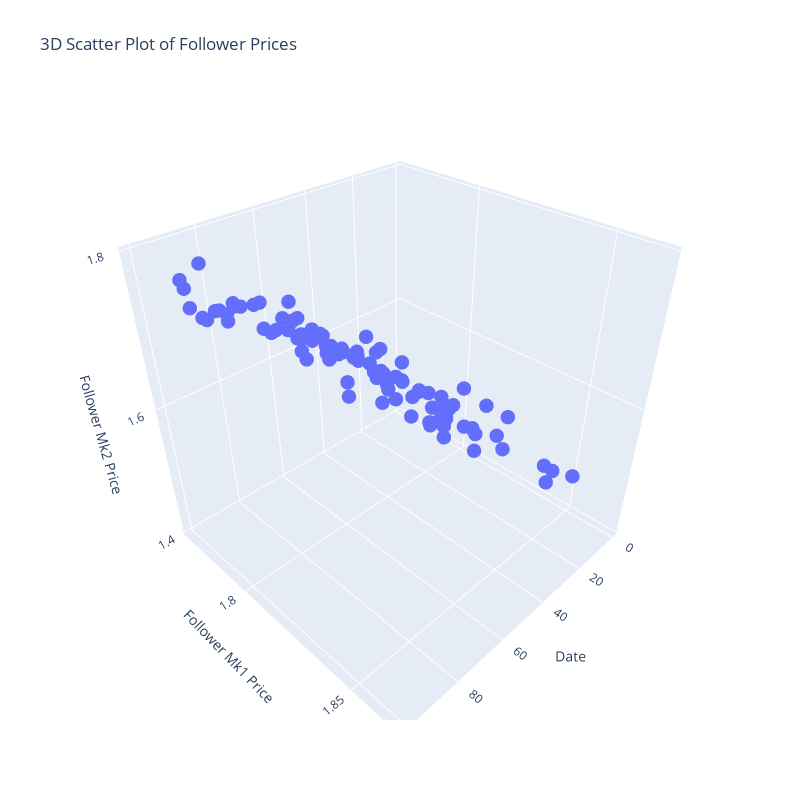

Notebook code cell kept with this figure:
### Code cell
# 3d scatter plot of mk1 follower price vs mk2 follower price vs mk3 follower price
import plotly.express as px
import pandas as pd
import numpy as np


# Create a new DataFrame with the follower prices
follower_prices = pd.DataFrame({
    'Follower Mk1': f1m["Follower's Price"],
    'Follower Mk2': f2m["Follower's Price"],
})
follower_prices['Date'] = range(1, len(follower_prices) + 1)
follower_prices = follower_prices.dropna()  # Drop rows with NaN values
follower_prices = follower_prices.reset_index(drop=True)

# Create a 3D scatter plot
fig = px.scatter_3d(follower_prices, x='Date', y='Follower Mk1', z='Follower Mk2',
                    title="3D Scatter Plot of Follower Prices",
                    labels={'Date': "Date", 'Follower Mk1': "Follower Mk1 Price", 'Follower Mk2': "Follower Mk2 Price"},
                    width=800, height=800)
fig.update_traces(marker=dict(size=5), selector=dict(mode='markers'))

fig.show()

### Figure 1 — Plotly figure (JSON) as saved in the notebook; plotly's stock layout.template omitted (floating-point values rounded to 4 significant figures)
{"data": [{"hovertemplate": "Date=%{x}<br>Follower Mk1 Price=%{y}<br>Follower Mk2 Price=%{z}<extra></extra>", "legendgroup": "", "marker": {"color": "#636efa", "size": 5, "symbol": "circle"}, "mode": "markers", "name": "", "scene": "scene", "showlegend": false, "type": "scatter3d", "x": [1, 2, 3, 5, 6, 7, 8, 9, 10, 11, 12, 13, 14, 15, 16, 17, 18, 19, 20, 21, 22, 23, 24, 25, 26, 27, 28, 29, 30, 31, 32, 33, 34, 35, 36, 37, 38, 39, 40, 41, 42, 43, 44, 45, 46, 47, 48, 49, 50, 51, 52, 53, 54, 55, 56, 57, 58, 59, 60, 61, 62, 63, 64, 65, 66, 68, 69, 70, 71, 72, 73, 74, 75, 76, 77, 78, 79, 80, 81, 82, 83, 84, 85, 86, 87, 88, 89, 90, 91, 92, 93, 94, 95, 96, 97, 98, 99, 100], "y": [1.774, 1.793, 1.786, 1.811, 1.844, 1.79, 1.798, 1.773, 1.797, 1.802, 1.771, 1.829, 1.858, 1.791, 1.806, 1.819, 1.772, 1.853, 1.793, 1.822, 1.852, 1.776, 1.834, 1.813, 1.827, 1.785, 1.824, 1.815, 1.785, 1.774, 1.799, 1.82, 1.813, 1.802, 1.768, 1.821, 1.813, 1.84, 1.827, 1.778, 1.771, 1.851, 1.808, 1.837, 1.813, 1.772, 1.788, 1.774, 1.837, 1.803, 1.81, 1.783, 1.807, 1.804, 1.804, 1.774, 1.776, 1.808, 1.795, 1.775, 1.821, 1.806, 1.784, 1.809, 1.802, 1.771, 1.807, 1.832, 1.797, 1.799, 1.8, 1.796, 1.803, 1.838, 1.827, 1.825, 1.81, 1.779, 1.798, 1.802, 1.776, 1.789, 1.772, 1.802, 1.818, 1.805, 1.838, 1.792, 1.866, 1.775, 1.791, 1.799, 1.779, 1.857, 1.807, 1.788, 1.797, 1.797], "z": [1.408, 1.408, 1.42, 1.427, 1.447, 1.44, 1.452, 1.455, 1.464, 1.491, 1.485, 1.487, 1.509, 1.513, 1.497, 1.509, 1.508, 1.518, 1.517, 1.522, 1.53, 1.534, 1.543, 1.55, 1.535, 1.555, 1.544, 1.546, 1.593, 1.568, 1.577, 1.576, 1.587, 1.586, 1.585, 1.602, 1.598, 1.63, 1.601, 1.596, 1.616, 1.643, 1.621, 1.657, 1.652, 1.634, 1.63, 1.624, 1.645, 1.678, 1.675, 1.655, 1.655, 1.654, 1.663, 1.665, 1.668, 1.679, 1.658, 1.676, 1.681, 1.686, 1.715, 1.69, 1.69, 1.698, 1.685, 1.702, 1.723, 1.708, 1.69, 1.712, 1.713, 1.715, 1.735, 1.704, 1.707, 1.725, 1.722, 1.733, 1.72, 1.745, 1.774, 1.741, 1.756, 1.777, 1.732, 1.748, 1.777, 1.757, 1.755, 1.756, 1.776, 1.774, 1.792, 1.76, 1.763, 1.766]}], "layout": {"height": 800, "legend": {"tracegroupgap": 0}, "scene": {"domain": {"x": [0, 1], "y": [0, 1]}, "xaxis": {"title": {"text": "Date"}}, "yaxis": {"title": {"text": "Follower Mk1 Price"}}, "zaxis": {"title": {"text": "Follower Mk2 Price"}}}, "title": {"text": "3D Scatter Plot of Follower Prices"}, "width": 800}}
